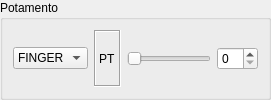
        <widget class="QGroupBox" name="portamentoGroupBox">
         <property name="title">
          <string>Potamento</string>
         </property>
         <layout class="QHBoxLayout">
          <property name="spacing">
           <number>6</number>
          </property>
          <property name="margin">
           <number>10</number>
          </property>
          <item>
           <widget class="QComboBox" name="PortFingerFullComboBox">
            <property name="enabled">
             <bool>true</bool>
            </property>
            <property name="cursor">
             <cursorShape>PointingHandCursor</cursorShape>
            </property>
            <property name="toolTip">
             <string>Portamento Mode</string>
            </property>
            <item>
             <property name="text">
              <string>FINGER</string>
             </property>
            </item>
            <item>
             <property name="text">
              <string>FULL</string>
             </property>
            </item>
           </widget>
          </item>
          <item>
           <widget class="QLabel" name="PotamentoTimeLabel">
            <property name="frameShape">
             <enum>QFrame::Box</enum>
            </property>
            <property name="frameShadow">
             <enum>QFrame::Sunken</enum>
            </property>
            <property name="text">
             <string>PT</string>
            </property>
           </widget>
          </item>
          <item>
           <widget class="QSlider" name="PortamentoTimeSlider">
            <property name="enabled">
             <bool>true</bool>
            </property>
            <property name="cursor">
             <cursorShape>PointingHandCursor</cursorShape>
            </property>
            <property name="toolTip">
             <string>Portamento Time</string>
            </property>
            <property name="minimum">
             <number>0</number>
            </property>
            <property name="maximum">
             <number>99</number>
            </property>
            <property name="pageStep">
             <number>1</number>
            </property>
            <property name="value">
             <number>0</number>
            </property>
            <property name="orientation">
             <enum>Qt::Horizontal</enum>
            </property>
           </widget>
          </item>
          <item>
           <widget class="QSpinBox" name="PortamentoTimeSpinBox">
            <property name="enabled">
             <bool>true</bool>
            </property>
            <property name="toolTip">
             <string>Portamento Time</string>
            </property>
            <property name="maximum">
             <number>99</number>
            </property>
           </widget>
          </item>
         </layout>
        </widget>
